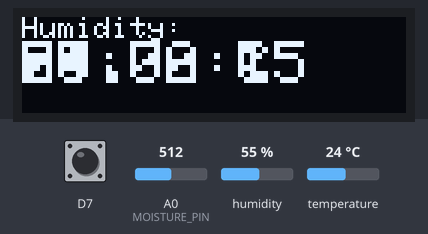
Recording of a sketch running on a simulated ESP8266 (NodeMCU). Shown: 128×32 one-colour display. The inputs (shaded band) are chosen by the test bench; at power-on: D7 HIGH, A0 (MOISTURE_PIN) = 512, humidity 55 %, temperature 24 °C. What the sketch prints to the serial monitor is not drawn.

1.3 s: D7 pulled LOW for 0.15 s
Above: at 2.4 s.
7.5 s: D7 pulled LOW for 1 s
14.5 s: D7 pulled LOW for 3.2 s
Timing chart, 0 to 17.5 s (numbered marks = the images above; inputs shaded):
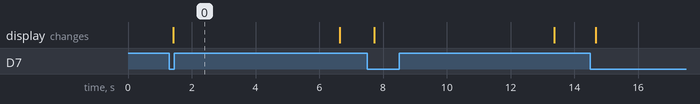

Measured:
- after the input at 1.3 s, the display: changes after 0.13 s (image 0)

The sketch:

nodeMCU_arduino_firmware.ino
```cpp
// (licence header left out)
// Library Import for OLED Display
#include <Adafruit_GFX.h>
#include <Adafruit_SSD1306.h>
#include <Fonts/FreeSans9pt7b.h>

// For touch Sensor
#include <CapacitiveSensor.h>

// For temperature & humidity sensor
#include <DHT.h>
// #include <DHT_U.h>

// For main operations & Thinger.io processes
#include <ESP8266WiFi.h>
#include <ThingerESP8266.h>

/*
 *
 * PIN DEFINITIONS -----------> DHT, TOUCH & DISPLAY
 *
 */
#define DHTPIN            D6         // Pin which is connected to the DHT sensor.
#define DHTTYPE           DHT22     // DHT 22 (AM2302)

#define CAP_TX            D8
#define CAP_RX            D7
#define TOUCH_LEVEL       20.0

#define OLED_RESET        LED_BUILTIN

#define MOISTURE_PIN      A0
#define WATER_LEVEL       440.0
#define DRY_LEVEL         770.0

// WIFI ACCESS PARAMETERS -----------> SSID & PASSWORD FOR WIFI ACCESS (NOT 5G)
#define SSID "CarmenLauraKike"
#define SSID_PASSWORD "Carmen2016"

// THINGER.IO -----------> USER, PWD & DEVICE CREDENTIALS, TOKEN, ETC.
#define USERNAME "KikeRamirez"
#define DEVICE_ID "P002"
#define DEVICE_CREDENTIAL "kXxCaZh%gifA"

// GENERAL PARAMETERS -----------> TIMINGS, FLAGS, DATA, ETC.
#define TIMER_MEASURE 1000.0
#define TIMER_TOUCH 200.0
#define TIMER_DISPLAY 5000.0
#define VERBOSITY 0

// GLOBAL VARIABLES -----------> TIMINGS, FLAGS, DATA, ETC.
float temperature, humidity, moisture;
float timeDisplay, timeMeasure, timeTouch;
bool touchPressed;
float offsetX;

// Status for Device
// 0 - Not connected to Internet
// 1 - Connected, but on sleep mode
// 2 - Normal mode - Temp
// 3 - Normal mode - Humidity
// 4 - Normal mode - Moisture
// 5 - Normal mode - Time & Date


int statusDevice;
int lastStatusDevice;

// INITIALIZE OBJECTS FOR -----------> NODE IOT, DISPLAY, TOUCH SENSOR, TEMP&HUMID SENSOR.
Adafruit_SSD1306 display(OLED_RESET);
ThingerESP8266 thing(USERNAME, DEVICE_ID, DEVICE_CREDENTIAL);
DHT dht(DHTPIN, DHTTYPE);
CapacitiveSensor cs = CapacitiveSensor(CAP_TX,CAP_RX);

// Logos & Images
const unsigned char thinger_logo [] PROGMEM = {
  // 'thinger_logo, 128x32px
  0xff, 0xff, 0xff, 0xff, 0xff, 0xff, 0xff, 0xff, 0xff, 0xff, 0xff, 0xff, 0xff, 0xff, 0xff, 0xff,
  0xff, 0xff, 0xff, 0xff, 0xff, 0xff, 0xff, 0xff, 0xff, 0xff, 0xff, 0xff, 0xff, 0xff, 0xff, 0xff,
  0xff, 0xff, 0xff, 0xff, 0xff, 0xff, 0xff, 0xff, 0xff, 0xff, 0xff, 0xff, 0xff, 0xff, 0xff, 0xff,
  0xff, 0xff, 0xff, 0xff, 0xff, 0xff, 0xff, 0xff, 0xff, 0xff, 0xff, 0xff, 0xff, 0xff, 0xff, 0xff,
  0xff, 0xf2, 0x7f, 0xff, 0xf9, 0xff, 0xff, 0xff, 0xff, 0xff, 0xff, 0xff, 0xff, 0xff, 0xff, 0xff,
  0xff, 0x8f, 0x9f, 0xff, 0xf9, 0xfc, 0x7f, 0xff, 0xff, 0xff, 0xfe, 0x7f, 0xff, 0xff, 0xff, 0xff,
  0xff, 0xbf, 0xef, 0xff, 0x79, 0xfc, 0x7f, 0xff, 0xff, 0xff, 0xfe, 0x7f, 0xff, 0xff, 0xff, 0xff,
  0xff, 0x8f, 0x8f, 0xff, 0x79, 0xff, 0xff, 0xff, 0xff, 0xff, 0xff, 0xff, 0xff, 0xff, 0xff, 0xff,
  0xff, 0x80, 0x6f, 0xfe, 0x19, 0x1e, 0xec, 0xfc, 0x0e, 0x3d, 0x3e, 0x78, 0xff, 0xff, 0xff, 0xff,
  0xff, 0x81, 0xef, 0xfc, 0x08, 0x0c, 0xe0, 0x38, 0x08, 0x18, 0x3e, 0x70, 0x3f, 0xff, 0xff, 0xff,
  0xff, 0x81, 0xef, 0xfe, 0x78, 0xcc, 0xe7, 0x33, 0x99, 0xc8, 0xfe, 0x67, 0x3f, 0xff, 0xff, 0xff,
  0xfe, 0x01, 0x93, 0xfe, 0x79, 0xcc, 0xe7, 0x33, 0x93, 0xc9, 0xfe, 0x67, 0x9f, 0xff, 0xff, 0xff,
  0xf1, 0xf0, 0x7c, 0xfe, 0x79, 0xcc, 0xe7, 0x33, 0x90, 0x09, 0xfe, 0x67, 0x9f, 0xff, 0xff, 0xff,
  0xf7, 0xf9, 0xfe, 0x7e, 0x79, 0xcc, 0xe7, 0x38, 0x33, 0xf9, 0xfe, 0x67, 0x9f, 0xff, 0xff, 0xff,
  0xf1, 0xe4, 0x38, 0x7e, 0x79, 0xcc, 0xe7, 0x30, 0x73, 0xf9, 0xfe, 0x67, 0x9f, 0xff, 0xff, 0xff,
  0xf0, 0x1c, 0x07, 0x7e, 0x79, 0xcc, 0xe7, 0x33, 0xf9, 0xd9, 0xc6, 0x63, 0x3f, 0xff, 0xff, 0xff,
  0xf0, 0x3c, 0x0f, 0x7f, 0x09, 0xcc, 0xe7, 0x30, 0x1c, 0x09, 0xc6, 0x70, 0x3f, 0xff, 0xff, 0xff,
  0xf0, 0x3c, 0x0f, 0x7f, 0x9f, 0xff, 0xff, 0xf0, 0x0e, 0x3f, 0xef, 0xfc, 0xff, 0xff, 0xff, 0xff,
  0xf0, 0x30, 0x0e, 0x7f, 0xff, 0xff, 0xff, 0xf7, 0xcf, 0xff, 0xff, 0xff, 0xff, 0xff, 0xff, 0xff,
  0xfc, 0x0f, 0x09, 0xff, 0xff, 0xff, 0xff, 0xf3, 0x8f, 0xff, 0xff, 0xff, 0xff, 0xff, 0xff, 0xff,
  0xff, 0x1f, 0xc7, 0xff, 0xff, 0xff, 0xff, 0xf8, 0x1f, 0xff, 0xff, 0xff, 0xff, 0xff, 0xff, 0xff,
  0xff, 0xff, 0xff, 0xff, 0xff, 0xff, 0xff, 0xff, 0xff, 0xff, 0xff, 0xff, 0xff, 0xff, 0xff, 0xff,
  0xff, 0xff, 0xff, 0xff, 0xff, 0xff, 0xff, 0xff, 0xff, 0xff, 0xbf, 0xff, 0xff, 0xff, 0xff, 0xff,
  0xff, 0xff, 0xff, 0xff, 0xff, 0xff, 0xff, 0xff, 0xff, 0xfb, 0xff, 0xff, 0xff, 0xff, 0xff, 0xff,
  0xff, 0xff, 0xff, 0xff, 0xff, 0xff, 0xff, 0xff, 0xcf, 0x99, 0x33, 0x59, 0x7f, 0xff, 0xff, 0xff,
  0xff, 0xff, 0xff, 0xff, 0xff, 0xff, 0xff, 0xff, 0xff, 0xfb, 0xed, 0x7f, 0xbf, 0xff, 0xff, 0xff,
  0xff, 0xff, 0xff, 0xff, 0xff, 0xff, 0xff, 0xff, 0xff, 0x7b, 0xfd, 0x7f, 0xbf, 0xff, 0xff, 0xff,
  0xff, 0xff, 0xff, 0xff, 0xff, 0xff, 0xff, 0xff, 0xef, 0x7b, 0xef, 0x7f, 0xbf, 0xff, 0xff, 0xff,
  0xff, 0xff, 0xff, 0xff, 0xff, 0xff, 0xff, 0xff, 0xff, 0xff, 0xff, 0xff, 0xff, 0xff, 0xff, 0xff,
  0xff, 0xff, 0xff, 0xff, 0xff, 0xff, 0xff, 0xff, 0xff, 0xff, 0xff, 0xff, 0xff, 0xff, 0xff, 0xff,
  0xff, 0xff, 0xff, 0xff, 0xff, 0xff, 0xff, 0xff, 0xff, 0xff, 0xff, 0xff, 0xff, 0xff, 0xff, 0xff,
  0xff, 0xff, 0xff, 0xff, 0xff, 0xff, 0xff, 0xff, 0xff, 0xff, 0xff, 0xff, 0xff, 0xff, 0xff, 0xff
};

const unsigned char wifi_logo [] PROGMEM = {
  // 'wifi_logo, 128x32px
  0x00, 0x00, 0x00, 0x00, 0x00, 0x00, 0x00, 0x00, 0x00, 0x00, 0x00, 0x00, 0x00, 0x00, 0x00, 0x00,
  0x00, 0x00, 0x00, 0x00, 0x00, 0x00, 0x00, 0x00, 0x00, 0x00, 0x00, 0x00, 0x00, 0x00, 0x00, 0x00,
  0x00, 0x00, 0x00, 0x00, 0x00, 0x00, 0x00, 0x00, 0x00, 0x00, 0x00, 0x00, 0x00, 0x00, 0x00, 0x00,
  0x00, 0x00, 0x00, 0x00, 0x00, 0x00, 0x00, 0x00, 0x00, 0x00, 0x00, 0x00, 0x00, 0x00, 0x00, 0x00,
  0x00, 0x00, 0x00, 0x00, 0x00, 0x00, 0x00, 0x3f, 0xfc, 0x00, 0x00, 0x00, 0x00, 0x00, 0x00, 0x00,
  0x00, 0x00, 0x00, 0x00, 0x00, 0x00, 0x01, 0xff, 0xff, 0x00, 0x00, 0x00, 0x00, 0x00, 0x00, 0x00,
  0x00, 0x00, 0x00, 0x00, 0x00, 0x00, 0x07, 0xff, 0xff, 0xc0, 0x00, 0x00, 0x00, 0x00, 0x00, 0x00,
  0x00, 0x00, 0x00, 0x00, 0x00, 0x00, 0x0f, 0xf8, 0x1f, 0xf0, 0x00, 0x00, 0x00, 0x00, 0x00, 0x00,
  0x00, 0x00, 0x00, 0x00, 0x00, 0x00, 0x3f, 0x80, 0x03, 0xf8, 0x00, 0x00, 0x00, 0x00, 0x00, 0x00,
  0x00, 0x00, 0x00, 0x00, 0x00, 0x00, 0x7e, 0x00, 0x00, 0xfc, 0x00, 0x00, 0x00, 0x00, 0x00, 0x00,
  0x00, 0x00, 0x00, 0x00, 0x00, 0x00, 0x7c, 0x1f, 0xf0, 0x3e, 0x00, 0x00, 0x00, 0x00, 0x00, 0x00,
  0x00, 0x00, 0x00, 0x00, 0x00, 0x00, 0x78, 0x7f, 0xfe, 0x1c, 0x00, 0x00, 0x00, 0x00, 0x00, 0x00,
  0x00, 0x00, 0x00, 0x00, 0x00, 0x00, 0x01, 0xff, 0xff, 0x00, 0x00, 0x00, 0x00, 0x00, 0x00, 0x00,
  0x00, 0x00, 0x00, 0x00, 0x00, 0x00, 0x03, 0xfc, 0x3f, 0xc0, 0x00, 0x00, 0x00, 0x00, 0x00, 0x00,
  0x00, 0x00, 0x00, 0x00, 0x00, 0x00, 0x07, 0xe0, 0x07, 0xc0, 0x00, 0x00, 0x00, 0x00, 0x00, 0x00,
  0x00, 0x00, 0x00, 0x00, 0x00, 0x00, 0x07, 0x80, 0x03, 0xe0, 0x00, 0x00, 0x00, 0x00, 0x00, 0x00,
  0x00, 0x00, 0x00, 0x00, 0x00, 0x00, 0x07, 0x0f, 0xe1, 0xc0, 0x00, 0x00, 0x00, 0x00, 0x00, 0x00,
  0x00, 0x00, 0x00, 0x00, 0x00, 0x00, 0x00, 0x1f, 0xf8, 0x00, 0x00, 0x00, 0x00, 0x00, 0x00, 0x00,
  0x00, 0x00, 0x00, 0x00, 0x00, 0x00, 0x00, 0x7f, 0xfc, 0x00, 0x00, 0x00, 0x00, 0x00, 0x00, 0x00,
  0x00, 0x00, 0x00, 0x00, 0x00, 0x00, 0x00, 0x7e, 0x7e, 0x00, 0x00, 0x00, 0x00, 0x00, 0x00, 0x00,
  0x00, 0x00, 0x00, 0x00, 0x00, 0x00, 0x00, 0x78, 0x1c, 0x00, 0x00, 0x00, 0x00, 0x00, 0x00, 0x00,
  0x00, 0x00, 0x00, 0x00, 0x00, 0x00, 0x00, 0x20, 0x08, 0x00, 0x00, 0x00, 0x00, 0x00, 0x00, 0x00,
  0x00, 0x00, 0x00, 0x00, 0x00, 0x00, 0x00, 0x03, 0x80, 0x00, 0x00, 0x00, 0x00, 0x00, 0x00, 0x00,
  0x00, 0x00, 0x00, 0x00, 0x00, 0x00, 0x00, 0x03, 0xc0, 0x00, 0x00, 0x00, 0x00, 0x00, 0x00, 0x00,
  0x00, 0x00, 0x00, 0x00, 0x00, 0x00, 0x00, 0x03, 0xc0, 0x00, 0x00, 0x00, 0x00, 0x00, 0x00, 0x00,
  0x00, 0x00, 0x00, 0x00, 0x00, 0x00, 0x00, 0x03, 0xc0, 0x00, 0x00, 0x00, 0x00, 0x00, 0x00, 0x00,
  0x00, 0x00, 0x00, 0x00, 0x00, 0x00, 0x00, 0x00, 0x00, 0x00, 0x00, 0x00, 0x00, 0x00, 0x00, 0x00,
  0x00, 0x00, 0x00, 0x00, 0x00, 0x00, 0x00, 0x00, 0x00, 0x00, 0x00, 0x00, 0x00, 0x00, 0x00, 0x00,
  0x00, 0x00, 0x00, 0x00, 0x00, 0x00, 0x00, 0x00, 0x00, 0x00, 0x00, 0x00, 0x00, 0x00, 0x00, 0x00,
  0x00, 0x00, 0x00, 0x00, 0x00, 0x00, 0x00, 0x00, 0x00, 0x00, 0x00, 0x00, 0x00, 0x00, 0x00, 0x00,
  0x00, 0x00, 0x00, 0x00, 0x00, 0x00, 0x00, 0x00, 0x00, 0x00, 0x00, 0x00, 0x00, 0x00, 0x00, 0x00,
  0x00, 0x00, 0x00, 0x00, 0x00, 0x00, 0x00, 0x00, 0x00, 0x00, 0x00, 0x00, 0x00, 0x00, 0x00, 0x00
};

/*
 *
 * SETUP PROCESS -----------> INITIALIZE EVERYTHING AND SETS ZERO CONDITION
 *
 */

void setup()   {

  if (VERBOSITY) {
    Serial.begin(9600);
    Serial.println("Starting...");
  }

  // Declare MOISTURE_PIN as an input
  pinMode(MOISTURE_PIN, INPUT);

  // Initialize OLED display
  display.begin(SSD1306_SWITCHCAPVCC, 0x3C);  // initialize with the I2C addr 0x3C (for the 128x32)

  // Initialize IOT Node and connect to WIFI
  thing.add_wifi(SSID, SSID_PASSWORD);

  // Declare output parameter "temperature"
  thing["temperature"] >> [](pson& out){
        out = temperature;
  };

  // Declare output parameter "humidity"
  thing["humidity"] >> [](pson& out){
        out = humidity;
  };

  // Declare output parameter "humidity"
  thing["moisture"] >> [](pson& out){
        out = moisture;
  };

  // Print logs
  if (VERBOSITY) Serial.println("Connected to Thinger.io!");

  // Initialize OLED Display
  display.begin(SSD1306_SWITCHCAPVCC, 0x3C);  // initialize with the I2C addr 0x3C (for the 128x32)

  // text display tests
  // display.setFont(&FreeSans9pt7b);
  display.setTextSize(2);
  display.setTextColor(WHITE);
  display.setCursor(0,0);
  display.setTextWrap(false);

  // Clear the buffer.
  display.clearDisplay();

  // Print welcome screen
  // display.println("Connecting...");

  // Clear display
  display.display();

  // Initialize touch sensor
  cs.set_CS_AutocaL_Millis(0xFFFFFFFF);     // turn off autocalibrate on channel 1 - TOUCH SENSOR

  // Initialize temp & humidity sensor
  dht.begin();

  // Initialize timers & variables
  timeDisplay = millis() - TIMER_DISPLAY;
  timeMeasure = millis() - TIMER_MEASURE;
  timeTouch = millis() - TIMER_TOUCH;
  temperature = 0;
  humidity = 0;
  moisture = 0;

  statusDevice = 0;
  lastStatusDevice = 0;
  touchPressed = false;
  offsetX = -128;
  // Print logs
  if (VERBOSITY) Serial.println("Display & sensors ok.");

}


/*
 *
 * LOOP ----------->
 *
 */

void loop() {

  float currentTime = millis();

  if (currentTime - timeTouch > TIMER_TOUCH) {

    check_status();

    if (VERBOSITY) Serial.println("Device Status: " + statusDevice );

    timeTouch = millis();
  }

  if (currentTime - timeMeasure > TIMER_MEASURE) {

    // Read temperature and check it is valid
    temperature = dht.readTemperature();
    while (isnan(temperature)) {
      temperature = dht.readTemperature();
    }

    // Read air relative humidity and check it is valid
    humidity = dht.readHumidity();
    while (isnan(humidity)) {
      humidity = dht.readHumidity();
    }

    // Read soil moisture and check it is valid
    float moistureRaw = analogRead(MOISTURE_PIN);

    while (isnan(moisture)) {
      moistureRaw = analogRead(A0);
    }

    moisture = map(moistureRaw, WATER_LEVEL, DRY_LEVEL, 100.0, 0.0);

    if (VERBOSITY) Serial.println("Measure done: " + String(temperature) + "ºC - " + String(humidity) + "% + " + String(moisture) + "%" );

    timeMeasure = millis();
  }

  // Manage Thinger.io updates
  thing.handle();

  // Update image in OLED Display
  update_display();

  // Print logs
  if (VERBOSITY) Serial.println("Loop done!");

}

/*
 *
 * CHECK TOUCH SENSOR -----------> UPDATES SLEEP MODE DEPENDING ON TOUCHES & TIMERS
 *
 */

void check_status() {

  float capMeasure = cs.capacitiveSensor(30);

  lastStatusDevice = statusDevice;

  if (VERBOSITY) {
    Serial.print("  -> Checking STATUS ( ACTIVE / INACTIVE ) by measurint TOUCH SENSOR level: ");
    Serial.print(capMeasure);
  }

  if( WiFi.status() != WL_CONNECTED) {
      Serial.println("Not connected to Internet!!");
      statusDevice = 0;
  }

  // Updating touching status & timings
  if (( cs.capacitiveSensor(30) > TOUCH_LEVEL) && (millis() - timeDisplay < TIMER_DISPLAY)) {
    timeDisplay = millis();
    touchPressed = true;
  }

  else if ( cs.capacitiveSensor(30) > TOUCH_LEVEL) {
    timeDisplay = millis();
    if (VERBOSITY) Serial.println(" - ACTIVE");
    statusDevice = 2;
  }


  else if (millis() - timeDisplay < TIMER_DISPLAY) {
    if (VERBOSITY) Serial.println(" - ACTIVE");
    if (touchPressed) {
      touchPressed = false;
      statusDevice += 1;
      if (statusDevice > 5) statusDevice = 1;
    }
  }

  else {
    if (VERBOSITY) Serial.println(" - INACTIVE");
    statusDevice = 1;
  }
}

/*
 *
 * UPDATE DISPLAY -----------> UPDATES DISPLAY WITH NEW DATA, SPRITES, ANIMATIONS, ETC.
 *
 */

float update_display() {

  if (VERBOSITY) Serial.println("  -> Printing on OLED Display");

  if (statusDevice == 0) {

    // Clear Screen
    display.clearDisplay();
    // Reset Position
    display.setCursor(0,0);
    display.setTextSize(2);

    display.drawBitmap(0, 0, wifi_logo, 128, 32, WHITE);

    // Send to OLED
    display.display();

  }

  if (statusDevice == 1) {

    // Clear Screen
    display.clearDisplay();

    // Send to OLED
    display.display();
  }

  if (statusDevice > 1) {

    // Clear Screen
    display.clearDisplay();
    // Reset Position
    display.setCursor(0 + offsetX,0);

    // Print temperature
    display.setTextSize(1);
    display.println("Temperature: ");
    display.setTextSize(2);
    display.print(temperature);
    display.println(" C");

    // Reset Position
    display.setCursor(128 + offsetX,0);

    // Print humidity
    display.setTextSize(1);
    display.println("Humidity: ");
    display.setTextSize(2);
    display.print(humidity);
    display.println(" %");

    // Reset Position
    display.setCursor(256 + offsetX,0);

    // Print moisture
    display.setTextSize(1);
    display.println("Moisture: ");
    display.setTextSize(2);
    display.print(moisture);
    display.println(" %");

    // Reset Position
    display.setCursor(384 + offsetX,0);

    // Print date & time
    display.setTextSize(1);
    display.println("26.8.2018");
    display.setTextSize(2);
    display.println("00:32:15");

    // Send to OLED
    display.display();

  }

}
```
